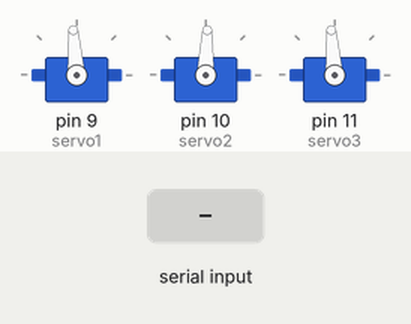
Recording of a sketch running on a simulated Arduino Uno, built with avr-gcc and run on an emulated ATmega328P. On the bench: 3 × servo. The test bench sets the inputs (shaded band). What the sketch prints to the serial monitor is not drawn.

Above: at 0.01 s.
At 0.41 s:
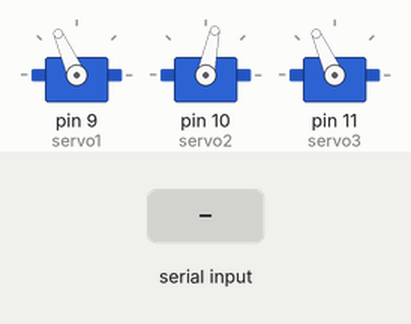
At 1.2 s:
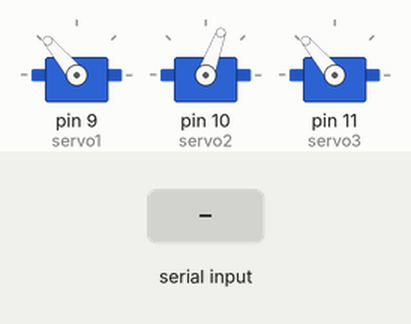
1.3 s: "a" received over Serial
4.3 s: "b" received over Serial
7.3 s: "c" received over Serial
Timing chart, 0 to 10.3 s (numbered marks = the images above; inputs shaded):
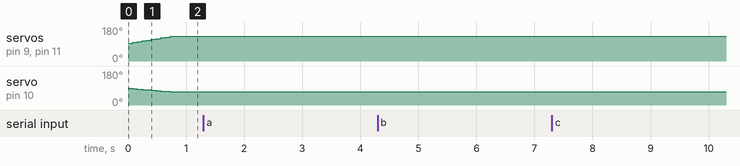

Measured:
- after the input at 1.3 s, every drawn part: stays the same
- after the input at 4.3 s, every drawn part: stays the same
- after the input at 7.3 s, every drawn part: stays the same

The sketch:

delta_robot.ino
```cpp
#include <Servo.h>

//Z değer aralığı -20,-35 arasında.
//XY değer aralığı -18,18 arasında.

Servo servo1,servo2,servo3;
// Delta Robotun geometrisi
#define e  35.0
#define f  54.0
#define re  30.2
#define rf  15.6
// trigonometrik hesaplamaların karşılıkları
#define sqrt3  1.732050808
#define pi  3.141592653
#define sin120  0.866025404
#define cos120  -0.5
#define tan60  1.732050808
#define sin30  0.5
#define tan30  0.577350269

int dly=80; // Gecikme değeri ne kadar artarsa o kadar yavaş çizer.
int asrv1,asrv2,asrv3; //Motorların eski açı değerleri.
int d_ang1,d_ang2,d_ang3; //Motorların eski açı değerleri ile yeni açı değerleri arasındaki fark. Deltası.
char inData[20]; // Toplam string uzunlugu
char inChar; // Gecici karakter
byte index = 0; // Index into array; where to store the character
int count=0;
int move_x = 10;
int dly_all=900;
int z_down=-35,z_up=-23;
int x=0,y=0;

void setup() {
        Serial.begin(9600); //Seri port 9600 de açık.
        servo1.attach(9); // Kırmızı motor 9
        servo2.attach(10); // Sarı motor 10
        servo3.attach(11); // Yeşil motor 11
        inData[0]="1";

}

void loop() {
        char chr;
        while(Serial.available() > 0) { // Serialden bir sey yaziliyorsa while a gir
                if(index < 19) { //19 dan buyuk olmasın
                        inChar = Serial.read(); // karakteri oku
                        inData[index] = inChar; // karakteri kaydet
                        index++; // indexi 1 arttır
                        inData[index] = '\0'; // son degere bitis ekle
                }
                count=0;
        }

        x=-18; y=-10;
        xyz(x,y,z_up);
        delay(dly_all);
        index=0;
        while(1) {
                if (count==1) { //yazi bir kere yazilmis ise bir daha yazma
                        break; //donguden yeni yazi gelene kadar cik
                }
                if (inData[index]=='\0') { //son degere gelindiginde
                        count++; //degeri bir arttir
                        break; //donguden cikis
                }


                if(inData[index]=='a') {
                        Serial.print("a");
                }
                if(inData[index]== 'b') {
                        Serial.print("b");
                }
                if(inData[index]== 'c') {
                        Serial.print("c");
                }
                if(inData[index]== 'd') {
                        Serial.print("d");
                }
                if(inData[index]== 'e') {
                        Serial.print("e");
                }
                if(inData[index]== 'f') {
                        Serial.print("f");
                }
                if(inData[index]== 'g') {
                        Serial.print("g");
                }
                if(inData[index]== 'h') {
                        Serial.print("h");
                }
                if(inData[index]== 'i') {
                        Serial.print("i");
                        xyz(x,y,z_up); //x,y,-20
                        delay(dly_all);
                        xyz(x,y,z_down); //x,y,-30
                        delay(dly_all);
                        xyz(x,y+20,z_down); //x,y+20,-30
                        delay(dly_all);
                        xyz(x,y+20,z_up); //x,y+20,-20
                        delay(dly_all);
                        x=x+move_x; //x e onceki degerine gore yeni deger ekleniyor

                }
                if(inData[index]== 'j') {
                        Serial.print("j");
                }
                if(inData[index]== 'k') {
                        Serial.print("k");
                }
                if(inData[index]== 'l') {
                        Serial.print("l");
                        xyz(x,y+20,z_up);
                        delay(dly_all);
                        xyz(x,y+20,z_down);
                        delay(dly_all);
                        xyz(x,y,z_down);
                        delay(dly_all);
                        x=x+move_x+5;
                        xyz(x,y,z_down);
                        delay(dly_all);
                        xyz(x,y,z_up);
                        delay(dly_all);
                        x=x+move_x;

                }
                if(inData[index]== 'm') {
                        Serial.print("m");
                }
                if(inData[index]== 'n') {
                        Serial.print("n");
                }
                if(inData[index]== 'o') {
                        Serial.print("o");
                }
                if(inData[index]== 'p') {
                        Serial.print("p");
                }
                if(inData[index]== 'r') {
                        Serial.print("r");
                }
                if(inData[index]== 's') {
                        Serial.print("s");
                }
                if(inData[index]== 't') {
                        Serial.print("t");
                }
                if(inData[index]== 'u') {
                        Serial.print("u");
                }
                if(inData[index]== 'v') {
                        Serial.print("v");
                }
                if(inData[index]== 'y') {
                        Serial.print("y");
                }
                if(inData[index]== 'z') {
                        Serial.print("z");
                }
                if(inData[index]== ' ') {
                        Serial.print(" ");
                }
                index++;
        }
}

//Açı formülasyonu.
int AngleYZ(float x0, float y0, float z0) {
        float y1 = -0.5 * 0.57735 * f;
        y0 -= 0.5 * 0.57735 * e;
        // z = a + b*y
        float a = (x0*x0 + y0*y0 + z0*z0 +rf*rf - re*re - y1*y1)/(2*z0);
        float b = (y1-y0)/z0;
        // discriminant
        float d = -(a+b*y1)*(a+b*y1)+rf*(b*b*rf+rf);
        if (d < 0) return -1;
        float yj = (y1 - a*b - sqrt(d))/(b*b + 1);
        float zj = a + b*yj;
        return 140-(180.0*atan(-zj/(y1 - yj))/pi + ((yj>y1) ? 180.0 : 0.0));
}

// inverse kinematics: (x0, y0, z0) -> (theta1, theta2, theta3)
// returned status: 0=OK, -1=imkansız pozisyon.
//xyz değerlerine göre oluşan açıları motorlara gönderme.
void xyz(float x0, float y0, float z0) {
        asrv1 = servo1.read();   //1. motorun eski açı değeri
        asrv2 = servo2.read();   //2. motorun eski açı değeri
        asrv3 = servo3.read();   //3. motorun eski açı değeri
        d_ang1 = AngleYZ(x0, y0, z0) - asrv1;   //1. motorun eski açısı ile yeni açısı arasındaki fark
        d_ang2 = AngleYZ(x0*cos120 + y0*sin120, y0*cos120-x0*sin120, z0) - asrv2;   //2. motorun eski açısı ile yeni açısı arasındaki fark
        d_ang3 = AngleYZ(x0*cos120 - y0*sin120, y0*cos120+x0*sin120, z0) - asrv3;   //3. motorun eski açısı ile yeni açısı arasındaki fark
        //Eski değerleri yeni değerlere ulaştırmak için 10 parçaya bölüyoruz.
        //i değeri her arttığında iki açı arasındaki farkın 10 da 1 i kadar eski açıya ekleniyor.
        //bu 10 kere tekrarlanınca belirlenmiş süre içinde yeni açı değerine ulaşmış oluyor.
        for (int i = 0; i < 10; i++) {
                asrv1 += d_ang1/10;
                asrv2 += d_ang2/10;
                asrv3 += d_ang3/10;
                servo1.write(asrv1);
                servo2.write(asrv2);
                servo3.write(asrv3);
                delay(dly);
        }


}
```
